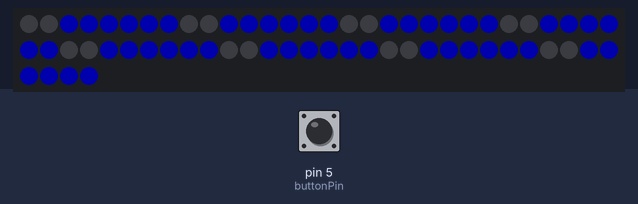
A sketch run on a simulated Arduino Uno, built with avr-gcc and run on an emulated ATmega328P. Shown: 64 RGB LEDs in strip order, left to right, continuing on the next row. The test bench sets the inputs (shaded band); at power-on: pin 5 (buttonPin) HIGH. Dim RGB values are drawn brighter than linear; random numbers use the default seed unless the sketch sets one; what the sketch prints to the serial monitor is not drawn.

Above: at 0.59 s.
At 2.6 s:
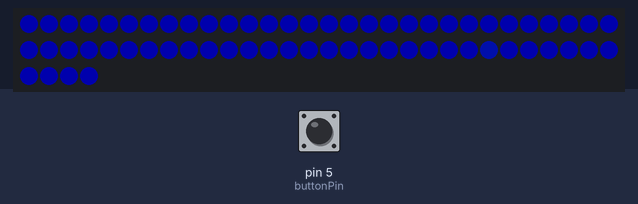
2.7 s: pin 5 (buttonPin) pulled LOW for 0.15 s
4.3 s: pin 5 (buttonPin) pulled LOW for 1 s
Timing chart, 0 to 6.7 s (numbered marks = the images above; inputs shaded):
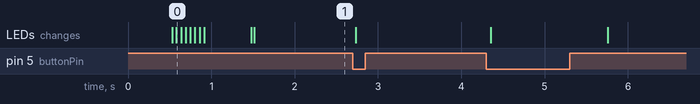

The sketch:

WallArt2.ino
```cpp
#include "LPD8806.h"

#include "SPI.h"

int nLEDs = 64;
byte buttonPin = 5;
int buttonState;             // the current reading from the input pin
int lastButtonState = HIGH;   // the previous reading from the input pin
long lastDebounceTime = 0;  // the last time the output pin was toggled
long debounceDelay = 50;
byte r; //random color
byte r2;  //random color 2
byte rLed; // random led
int prevLed=0;

byte buttonPresses=1;

byte z =0;
byte randNumber;
int counter=100;

int dataPin  = 2;
int clockPin = 3;
byte buttonPress=0;
byte yellow=0;
byte green=0;
byte blue=0;

byte col = 8;
byte row = 8;

unsigned long currentMillis = millis();
long previousMillis = 0;
long interval = 1500;
long previousMillisSwipe = 0;
long intervalSwipe = 400;

LPD8806 strip = LPD8806(nLEDs, dataPin, clockPin);

unsigned long heartOut[] = {
  3,11,13,17,21,25,31,32,38,41,47,49,53};
unsigned long heartOuts[] = {
  0,1,2,4,5,6,7,8,9,10,14,15,16,22,23,24,39,40,48,51,54,55,56,57,58,59,60,61,62,63};
unsigned long heartIn[] = {
  12,18,19,20,26,27,28,29,30,33,34,35,36,37,42,43,44,45,46,50,52};
unsigned long luv1[] = {
  13,18,29,45};
unsigned long luv2[] = {
  0,1,2,3,15,16,18,19,20,27,29,31,32,34,36,42,52,54,56,60};
unsigned long luv3[] = {
  18,19,20,27,29,34,36};

unsigned long oneRow[] = {
  0,1,2,3,4,5,6,7};

int myArray[8][8]  = {
  {0, 1, 2, 3,4,5,6,7},
  {8,9,10,11,12,13,14,15},
  {16,17,18,19,20,21,22,23},
  {24,25,26,27,28,29,30,31},
  {32,33,34,35,36,37,38,39},
  {40,41,42,43,44,45,46,47},
  {48,49,50,51,52,53,54,55},
  {56,57,58,59,60,61,62,63}
};
int myArray2[8][8]  = {
  {0, 1, 2, 3,4,5,6,7},
  {15,14,13,12,11,10,9,8},
  {16,17,18,19,20,21,22,23},
  {31,30,29,28,27,26,25,24},
  {32,33,34,35,36,37,38,39},
  {47,46,45,44,43,42,41,40},
  {48,49,50,51,52,53,54,55},
  {63,62,61,60,59,58,57,56}
};

void setup() {
  randomSeed(analogRead(0));
  Serial.begin(57600);
  strip.begin();
  pinMode(buttonPin, INPUT);
  digitalWrite(buttonPin, HIGH);
  solidBack(strip.Color(0, 0, 25),100); // set background to blue
  delay(500);
  sideSwipe();
  delay(500);
  solidBack(strip.Color(0, 0, 25),100); // set background to blue
}


void loop() {
   currentMillis = millis();
  int reading = digitalRead(buttonPin);
  if (reading != lastButtonState) {
    //lastDebounceTime = millis();
  }

  if ((millis() - lastDebounceTime) > debounceDelay) {
    if (reading != buttonState) {
      buttonState = reading;
      if (buttonState == LOW) {
        buttonPresses++;
        if (buttonPresses>=4)
        buttonPresses=1;
        Serial.println("button pushed");
      }
    }
  }

  switch (buttonPresses) {
  case 1:
        green= random(10, 100);
        blue = random(10, 100);
        yellow =0;
        Serial.println("Case 1");
        fade();
    break;

  case 2:
    Serial.println("Case 2");
    swipeRight();
    //sideSwipe2();
     solidBack(strip.Color(0, 0, 25),100);
    sideSwipe3();
     solidBack(strip.Color(0, 0, 25),100);
    break;
    case 3:
        Serial.println("Case 3");
        green= 0;
        blue = random(10, 100);
        yellow = random(10, 100);
        fade();
    break;
  }
}

void blueFade(uint32_t c) {
  rLed = random(63);
  do{
    rLed = random(63);
  }
  while (rLed == prevLed);
  prevLed= rLed;
  strip.setPixelColor(rLed, c);
  strip.show();

  if (interval<=0){
    z++;
    interval=5;
    if (z>=150){
      interval=1500;
      z=0;
    }
  }
  else
    if(interval<=50){
      interval-=1;
    }
    else
      if (interval <75)
        interval-=2;
      else
        if
          (interval<=500)
          interval-=25;
      else
        interval -=50;
}

void solidBack(uint32_t c, uint8_t wait) {
  for(int i=0; i<strip.numPixels(); i++)
    strip.setPixelColor(i, c);
  strip.show();
}
void rowFade(uint8_t row){

  for(int i=0; i<8; i++){
    strip.setPixelColor(oneRow[i+row], 0);
    strip.show();
  }
}

void sideSwipe(){
byte col = 8;
byte row = 8;

 for (int i = 0; i < row; i++) {
  for (int j = 0; j < col; j++) {
	strip.setPixelColor(myArray[j][i], 0);
  }
  strip.show();
  delay(40);
  }
}

void fade(){
   Serial.println("In Fade");
   if(currentMillis - previousMillis > interval) {
      previousMillis = currentMillis;
      counter++;
      if (counter>=600){
        green++;
        if (green>=75)
        green=75;
        blueFade(strip.Color(yellow,green,blue));
        if(counter>=840){
          counter=0;
          swipeRight();
          solidBack(strip.Color(yellow,green,blue),100); // set background to blue
        }
      }
      if (counter>=400){
        blue =2;
        blueFade(strip.Color(yellow,green,blue));
      }
      else if (counter>=200){
           blue++;
           if (blue>=75)
           blue=75;
           blueFade(strip.Color(yellow,green,blue));
      }
      else {
       green=2;
       blueFade(strip.Color(yellow,green,blue));
      }
      Serial.print("Fade counter = ");
      Serial.println(counter);
    }

}

void swipeRight(){
 for (int i = 0; i < row; i++) {
   if(currentMillis - previousMillisSwipe > intervalSwipe) {
      previousMillisSwipe = currentMillis;
      for (int j = 0; j < col; j++) {
	strip.setPixelColor(myArray2[j][i], 0);
  }
      strip.show();
  }
 }
 solidBack(strip.Color(0, 0, 25),100);
}

void swipeLeft(){
  if(currentMillis - previousMillisSwipe > intervalSwipe) {
      previousMillisSwipe = currentMillis;
 for (int i = row; i <=0; i--) {
  for (int j = col; j <=0; j--) {
	strip.setPixelColor(myArray2[j][i], 0);
  }
  }
  }
}


void sideSwipe2(){
byte col = 8;
byte row = 8;

 for (int i = 0; i < row; i++) {
  for (int j = 0; j < col; j++) {
	strip.setPixelColor(myArray2[j][i], 0);
  }
  strip.show();
  delay(40);
  }

}

void sideSwipe3(){

 for (int i = row; i <= 0; i--) {
  for (int j = col; j <=0; j--) {
	strip.setPixelColor(myArray2[j][i], 0);
  }
  strip.show();
  delay(40);
  }

}
```
